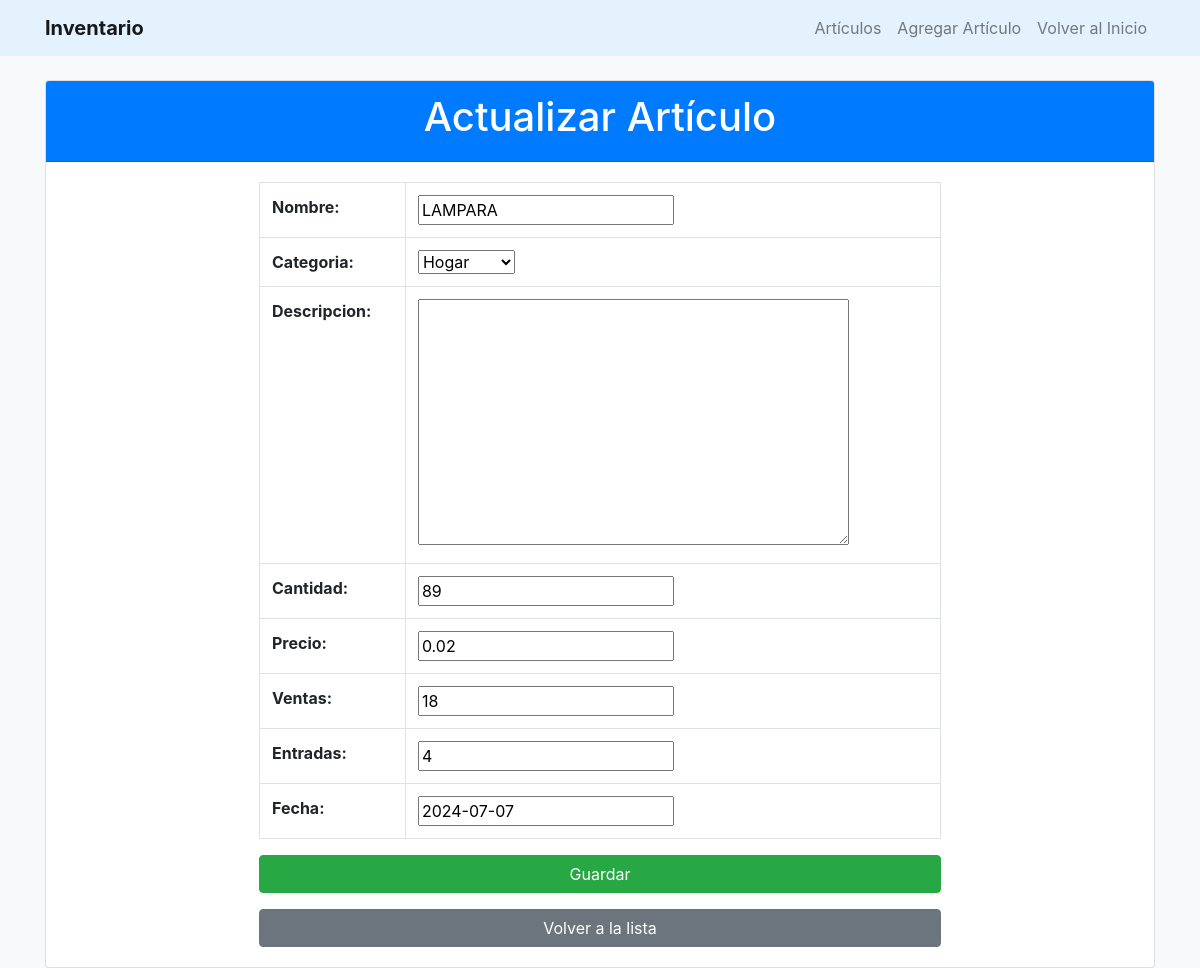
The page /inventario/actualizar/8/ on the database its author committed.
### gestion_inventario/models.py (models this page shows, shortened)
class Articulo(models.Model):
    nombre = models.CharField(max_length=200)
    descripcion = models.TextField(blank=True, null=True)
    cantidad = models.PositiveIntegerField()
    precio = models.DecimalField(max_digits=10, decimal_places=2)
    ventas = models.IntegerField(default=0)  # Campo para registrar las ventas
    entradas = models.IntegerField(default=0)  # Campo para registrar las entradas
    fecha_registro = models.DateField(default=timezone.now)  # Campo para la fecha de registro
    CATEGORIAS = [
        ('Gaseosas', 'gaseosas'),
        ('ropa', 'Ropa'),
        ('hogar', 'Hogar'),
        ('alimentos', 'Alimentos'),
        ('otros', 'Otros'),
    ]
    categoria = models.CharField(max_length=100, choices=CATEGORIAS,default='Gaseosas')  # Campo para la categoría del artículo

### gestion_inventario/views.py (the view)
# urls.py: path('actualizar/<int:pk>/', views.actualizar_articulo, name='actualizar_articulo'),
def actualizar_articulo(request, pk):
    articulo = get_object_or_404(Articulo, pk=pk)
    if request.method == 'POST':
        form = ArticuloForm(request.POST, instance=articulo)
        if form.is_valid():
            form.save()
            return redirect('listar_articulos')
    else:
        form = ArticuloForm(instance=articulo)
    return render(request, 'gestion_inventario/agregar_articulo.html', {'form': form})

### gestion_inventario/forms.py
class ArticuloForm(forms.ModelForm):
    class Meta:
        model = Articulo
        fields = ['nombre', 'descripcion', 'cantidad', 'precio', 'entradas', 'ventas','fecha_registro','categoria']

### gestion_inventario/templates/gestion_inventario/agregar_articulo.html (shortened to what this page needs)
{% extends 'gestion_inventario/base.html' %}
{% block content %}
<div class="card">
    <div class="card-header bg-primary text-white">
        <h1 class="text-center"> {{ form.instance.pk|yesno:"Actualizar,Agregar" }} Artículo</h1>
    </div>
    <div class="card-body">
        <div class="container">
            <div class="row justify-content-center">
                <div class="col-md-8">
                    <form method="post">
                        <table class="table table-bordered" >
                            <tbody>
                                <tr>
                                    <th scope="row">Nombre:</th>
                                    <td>{{ form.nombre }}</td>
                                </tr>
                                <tr>
                                    <th scope="row">Categoria:</th>
                                    <td>{{ form.categoria }}</td>
                                </tr>
                                <tr>
                                    <th scope="row">Descripcion:</th>
                                    <td>{{ form.descripcion}}</td>
                                </tr>
                                <tr>
                                    <th scope="row">Cantidad:</th>
                                    <td>{{ form.cantidad }}</td>
                                </tr>
                                <tr>
                                    <th scope="row">Precio:</th>
                                    <td>{{ form.precio }}</td>
                                </tr>
                                <tr>
                                    <th scope="row">Ventas:</th>
                                    <td>{{ form.ventas }}</td>
                                </tr>
                                <tr>
                                    <th scope="row">Entradas:</th>
                                    <td>{{ form.entradas }}</td>
                                </tr>
                                <tr>
                                    <th scope="row">Fecha:</th>
                                    <td>{{ form.fecha_registro }}</td>
                                </tr>
                            </tbody>
                        </table>
                        <button type="submit" class="btn btn-success btn-block"> Guardar</button>
                    </form>
                    <a class="btn btn-secondary btn-block mt-3" href="{% url 'listar_articulos' %}"> Volver a la lista</a>
                </div>
            </div>
        </div>
    </div>
</div>
{% endblock %}

### gestion_inventario/templates/gestion_inventario/base.html (style rules this page uses)
body { background-color: #f8f9fa; }

### rows shown on the page
Articulo: instance.pk "Actualizar", nombre "LAMPARA", categoria "Hogar", cantidad "89", precio "0.02", ventas "18", entradas "4", fecha_registro "2024-07-07"
